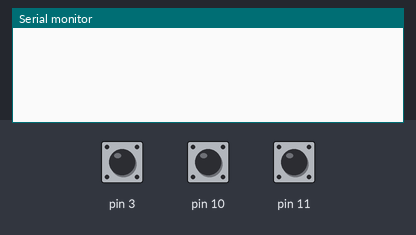
The program below on a simulated Arduino Uno, built with avr-gcc and run on an emulated ATmega328P. Shown: the last lines printed to the serial monitor. The inputs (shaded band) are chosen by the test bench; at power-on: pin 3 HIGH, pin 10 HIGH, pin 11 HIGH.

Above: at 1.2 s.
1.3 s: pin 3 pulled LOW for 0.15 s
At 2.5 s:
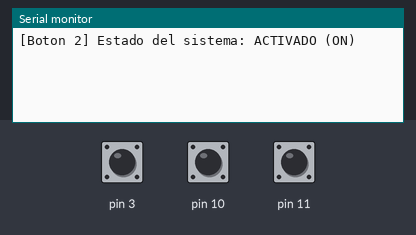
2.9 s: pin 10 pulled LOW for 0.15 s
At 3.9 s:
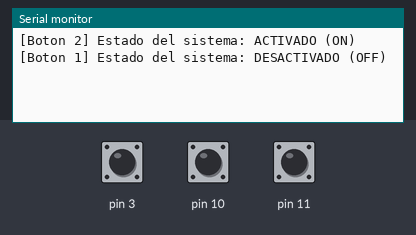
4.5 s: pin 11 pulled LOW for 0.15 s
At 5.1 s:
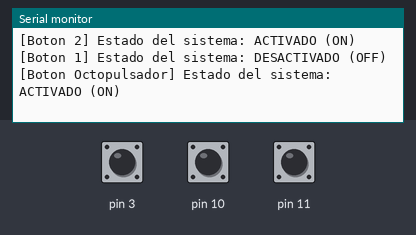
6.1 s: pin 11 pulled LOW for 1 s
At 7.5 s:
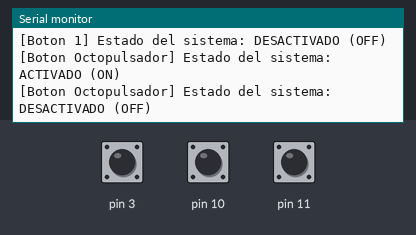
8.6 s: pin 10 pulled LOW for 1 s
At 9.4 s:
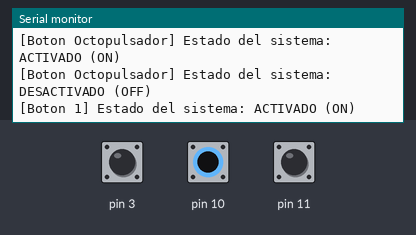
11.1 s: pin 3 pulled LOW for 1 s
At 12.5 s:
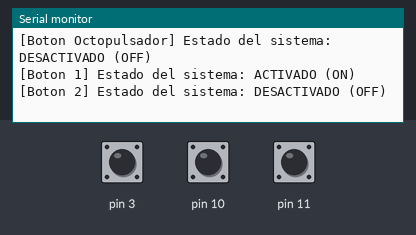

The program:

main.cpp
```cpp
#include <Arduino.h>

// Guardamos el estado anterior de cada botón
bool anterior11 = HIGH;
bool anterior10 = HIGH;
bool anterior3  = HIGH;

// Variable compartida por los tres botones
bool estadoConmutador = false;

void setup() {
  pinMode(11, INPUT_PULLUP);
  pinMode(10, INPUT_PULLUP);
  pinMode(3, INPUT_PULLUP);

  Serial.begin(115200); // Es el monitor speed que configuramos en platformio.ini

  anterior11 = digitalRead(11);
  anterior10 = digitalRead(10);
  anterior3  = digitalRead(3);
}

void loop() {
  // Leemos los tres botones
  bool actual11 = digitalRead(11);
  bool actual10 = digitalRead(10);
  bool actual3  = digitalRead(3);

  bool huboPulsacion = false; // Variable para saber si alguno de los botones fue pulsado

  // Comprobamos si el Botón Octopulsador se ha pulsado
  if (actual11 == LOW && anterior11 == HIGH) {
    huboPulsacion = true;
    Serial.print("[Boton Octopulsador] ");
  }

  // Comprobamos si el Botón 1 se ha pulsado
  else if (actual10 == LOW && anterior10 == HIGH) {
    huboPulsacion = true;
    Serial.print("[Boton 1] ");
  }

  // Comprobamos si el Botón 2 se ha pulsado
  else if (actual3 == LOW && anterior3 == HIGH) {
    huboPulsacion = true;
    Serial.print("[Boton 2] ");
  }

  // Si cualquiera fue pulsado
  if (huboPulsacion) {
    delay(0); // Posible cambiar a 100
    estadoConmutador = !estadoConmutador;

    Serial.print("Estado del sistema: ");
    Serial.println(estadoConmutador ? "ACTIVADO (ON)" : "DESACTIVADO (OFF)");
  }

  // Actualizamos los estados anteriores
  anterior11 = actual11;
  anterior10 = actual10;
  anterior3  = actual3;
}
```

Measured:
- after the input at 1.3 s, the serial monitor: prints a new line at once (image 1)
- after the input at 2.9 s, the serial monitor: prints a new line at once (image 2)
- after the input at 4.5 s, the serial monitor: prints a new line at once (image 3)
- after the input at 6.1 s, the serial monitor: prints a new line at once (image 4)
- after the input at 8.6 s, the serial monitor: prints a new line at once (image 5)
- after the input at 11.1 s, the serial monitor: prints a new line at once (image 6)
